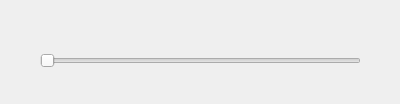
<?xml version="1.0" encoding="UTF-8"?>
<ui version="4.0">
 <class>Form</class>
 <widget class="QWidget" name="Form">
  <property name="geometry">
   <rect>
    <x>0</x>
    <y>0</y>
    <width>400</width>
    <height>104</height>
   </rect>
  </property>
  <property name="windowTitle">
   <string>Form</string>
  </property>
  <widget class="QSlider" name="horizontalSlider">
   <property name="geometry">
    <rect>
     <x>40</x>
     <y>40</y>
     <width>321</width>
     <height>41</height>
    </rect>
   </property>
   <property name="orientation">
    <enum>Qt::Horizontal</enum>
   </property>
  </widget>
 </widget>
 <resources/>
 <connections/>
</ui>
